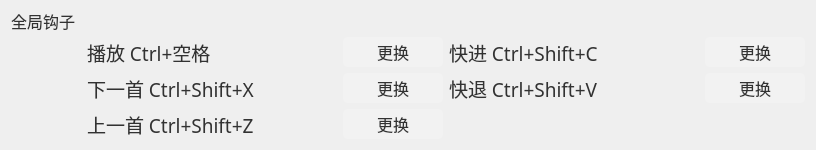
       <widget class="QWidget" name="layoutWidget">
        <property name="geometry">
         <rect>
          <x>10</x>
          <y>960</y>
          <width>796</width>
          <height>141</height>
         </rect>
        </property>
        <layout class="QGridLayout" name="gridLayout_12">
         <item row="0" column="0">
          <widget class="QLabel" name="data_manage_Label_3">
           <property name="minimumSize">
            <size>
             <width>70</width>
             <height>20</height>
            </size>
           </property>
           <property name="maximumSize">
            <size>
             <width>70</width>
             <height>20</height>
            </size>
           </property>
           <property name="font">
            <font>
             <family>黑体</family>
             <pointsize>12</pointsize>
            </font>
           </property>
           <property name="layoutDirection">
            <enum>Qt::LeftToRight</enum>
           </property>
           <property name="styleSheet">
            <string notr="true">QLabel
{
background-color:transparent;
color:rgb(50,50,50);
border-radius:5px;
}</string>
           </property>
           <property name="text">
            <string>全局钩子</string>
           </property>
          </widget>
         </item>
         <item row="1" column="1">
          <widget class="QLabel" name="hook_Label">
           <property name="minimumSize">
            <size>
             <width>250</width>
             <height>30</height>
            </size>
           </property>
           <property name="maximumSize">
            <size>
             <width>200</width>
             <height>30</height>
            </size>
           </property>
           <property name="font">
            <font>
             <family>黑体</family>
             <pointsize>14</pointsize>
            </font>
           </property>
           <property name="layoutDirection">
            <enum>Qt::LeftToRight</enum>
           </property>
           <property name="styleSheet">
            <string notr="true">QLabel
{
background-color:transparent;
color:rgb(50,50,50);
border-radius:5px;
}</string>
           </property>
           <property name="text">
            <string>播放 Ctrl+空格</string>
           </property>
          </widget>
         </item>
         <item row="1" column="2">
          <widget class="QPushButton" name="select_hook_Button">
           <property name="minimumSize">
            <size>
             <width>100</width>
             <height>30</height>
            </size>
           </property>
           <property name="maximumSize">
            <size>
             <width>100</width>
             <height>30</height>
            </size>
           </property>
           <property name="font">
            <font>
             <family>黑体</family>
             <pointsize>12</pointsize>
            </font>
           </property>
           <property name="styleSheet">
            <string notr="true">QPushButton
{
background-color:rgb(255,255,255,0.2);
color:rgb(50,50,50);
border-radius:5px}

QPushButton:disabled
{
background-color:rgb(255,255,255,0.1);
color:rgb(50,50,50);
border-radius:5px;
}
QPushButton:hover {	/*鼠标悬浮时*/
	background-color: rgba(255,255,255,0.3);
}

QPushButton::pressed
{
background-color:rgb(255,255,255,0.4);
color:rgb(50,50,50);
}
</string>
           </property>
           <property name="text">
            <string>更换</string>
           </property>
          </widget>
         </item>
         <item row="1" column="3">
          <widget class="QLabel" name="hook_Label_2">
           <property name="minimumSize">
            <size>
             <width>250</width>
             <height>30</height>
            </size>
           </property>
           <property name="maximumSize">
            <size>
             <width>250</width>
             <height>30</height>
            </size>
           </property>
           <property name="font">
            <font>
             <family>黑体</family>
             <pointsize>14</pointsize>
            </font>
           </property>
           <property name="layoutDirection">
            <enum>Qt::LeftToRight</enum>
           </property>
           <property name="styleSheet">
            <string notr="true">QLabel
{
background-color:transparent;
color:rgb(50,50,50);
border-radius:5px;
}</string>
           </property>
           <property name="text">
            <string>快进 Ctrl+Shift+C</string>
           </property>
          </widget>
         </item>
         <item row="1" column="4">
          <widget class="QPushButton" name="select_hook_Button_2">
           <property name="minimumSize">
            <size>
             <width>100</width>
             <height>30</height>
            </size>
           </property>
           <property name="maximumSize">
            <size>
             <width>100</width>
             <height>30</height>
            </size>
           </property>
           <property name="font">
            <font>
             <family>黑体</family>
             <pointsize>12</pointsize>
            </font>
           </property>
           <property name="styleSheet">
            <string notr="true">QPushButton
{
background-color:rgb(255,255,255,0.2);
color:rgb(50,50,50);
border-radius:5px}

QPushButton:disabled
{
background-color:rgb(255,255,255,0.1);
color:rgb(50,50,50);
border-radius:5px;
}
QPushButton:hover {	/*鼠标悬浮时*/
	background-color: rgba(255,255,255,0.3);
}

QPushButton::pressed
{
background-color:rgb(255,255,255,0.4);
color:rgb(50,50,50);
}
</string>
           </property>
           <property name="text">
            <string>更换</string>
           </property>
          </widget>
         </item>
         <item row="2" column="1">
          <widget class="QLabel" name="hook_Label_4">
           <property name="minimumSize">
            <size>
             <width>250</width>
             <height>30</height>
            </size>
           </property>
           <property name="maximumSize">
            <size>
             <width>250</width>
             <height>30</height>
            </size>
           </property>
           <property name="font">
            <font>
             <family>黑体</family>
             <pointsize>14</pointsize>
            </font>
           </property>
           <property name="layoutDirection">
            <enum>Qt::LeftToRight</enum>
           </property>
           <property name="styleSheet">
            <string notr="true">QLabel
{
background-color:transparent;
color:rgb(50,50,50);
border-radius:5px;
}</string>
           </property>
           <property name="text">
            <string>下一首 Ctrl+Shift+X</string>
           </property>
          </widget>
         </item>
         <item row="2" column="2">
          <widget class="QPushButton" name="select_hook_Button_4">
           <property name="minimumSize">
            <size>
             <width>100</width>
             <height>30</height>
            </size>
           </property>
           <property name="maximumSize">
            <size>
             <width>100</width>
             <height>30</height>
            </size>
           </property>
           <property name="font">
            <font>
             <family>黑体</family>
             <pointsize>12</pointsize>
            </font>
           </property>
           <property name="styleSheet">
            <string notr="true">QPushButton
{
background-color:rgb(255,255,255,0.2);
color:rgb(50,50,50);
border-radius:5px}

QPushButton:disabled
{
background-color:rgb(255,255,255,0.1);
color:rgb(50,50,50);
border-radius:5px;
}
QPushButton:hover {	/*鼠标悬浮时*/
	background-color: rgba(255,255,255,0.3);
}

QPushButton::pressed
{
background-color:rgb(255,255,255,0.4);
color:rgb(50,50,50);
}
</string>
           </property>
           <property name="text">
            <string>更换</string>
           </property>
          </widget>
         </item>
         <item row="2" column="3">
          <widget class="QLabel" name="hook_Label_3">
           <property name="minimumSize">
            <size>
             <width>250</width>
             <height>30</height>
            </size>
           </property>
           <property name="maximumSize">
            <size>
             <width>250</width>
             <height>30</height>
            </size>
           </property>
           <property name="font">
            <font>
             <family>黑体</family>
             <pointsize>14</pointsize>
            </font>
           </property>
           <property name="layoutDirection">
            <enum>Qt::LeftToRight</enum>
           </property>
           <property name="styleSheet">
            <string notr="true">QLabel
{
background-color:transparent;
color:rgb(50,50,50);
border-radius:5px;
}</string>
           </property>
           <property name="text">
            <string>快退 Ctrl+Shift+V</string>
           </property>
          </widget>
         </item>
         <item row="2" column="4">
          <widget class="QPushButton" name="select_hook_Button_3">
           <property name="minimumSize">
            <size>
             <width>100</width>
             <height>30</height>
            </size>
           </property>
           <property name="maximumSize">
            <size>
             <width>100</width>
             <height>30</height>
            </size>
           </property>
           <property name="font">
            <font>
             <family>黑体</family>
             <pointsize>12</pointsize>
            </font>
           </property>
           <property name="styleSheet">
            <string notr="true">QPushButton
{
background-color:rgb(255,255,255,0.2);
color:rgb(50,50,50);
border-radius:5px}

QPushButton:disabled
{
background-color:rgb(255,255,255,0.1);
color:rgb(50,50,50);
border-radius:5px;
}
QPushButton:hover {	/*鼠标悬浮时*/
	background-color: rgba(255,255,255,0.3);
}

QPushButton::pressed
{
background-color:rgb(255,255,255,0.4);
color:rgb(50,50,50);
}
</string>
           </property>
           <property name="text">
            <string>更换</string>
           </property>
          </widget>
         </item>
         <item row="3" column="1">
          <widget class="QLabel" name="hook_Label_5">
           <property name="minimumSize">
            <size>
             <width>250</width>
             <height>30</height>
            </size>
           </property>
           <property name="maximumSize">
            <size>
             <width>250</width>
             <height>30</height>
            </size>
           </property>
           <property name="font">
            <font>
             <family>黑体</family>
             <pointsize>14</pointsize>
            </font>
           </property>
           <property name="layoutDirection">
            <enum>Qt::LeftToRight</enum>
           </property>
           <property name="styleSheet">
            <string notr="true">QLabel
{
background-color:transparent;
color:rgb(50,50,50);
border-radius:5px;
}</string>
           </property>
           <property name="text">
            <string>上一首 Ctrl+Shift+Z</string>
           </property>
          </widget>
         </item>
         <item row="3" column="2">
          <widget class="QPushButton" name="select_hook_Button_5">
           <property name="minimumSize">
            <size>
             <width>100</width>
             <height>30</height>
            </size>
           </property>
           <property name="maximumSize">
            <size>
             <width>100</width>
             <height>30</height>
            </size>
           </property>
           <property name="font">
            <font>
             <family>黑体</family>
             <pointsize>12</pointsize>
            </font>
           </property>
           <property name="styleSheet">
            <string notr="true">QPushButton
{
background-color:rgb(255,255,255,0.2);
color:rgb(50,50,50);
border-radius:5px}

QPushButton:disabled
{
background-color:rgb(255,255,255,0.1);
color:rgb(50,50,50);
border-radius:5px;
}
QPushButton:hover {	/*鼠标悬浮时*/
	background-color: rgba(255,255,255,0.3);
}

QPushButton::pressed
{
background-color:rgb(255,255,255,0.4);
color:rgb(50,50,50);
}
</string>
           </property>
           <property name="text">
            <string>更换</string>
           </property>
          </widget>
         </item>
        </layout>
       </widget>
